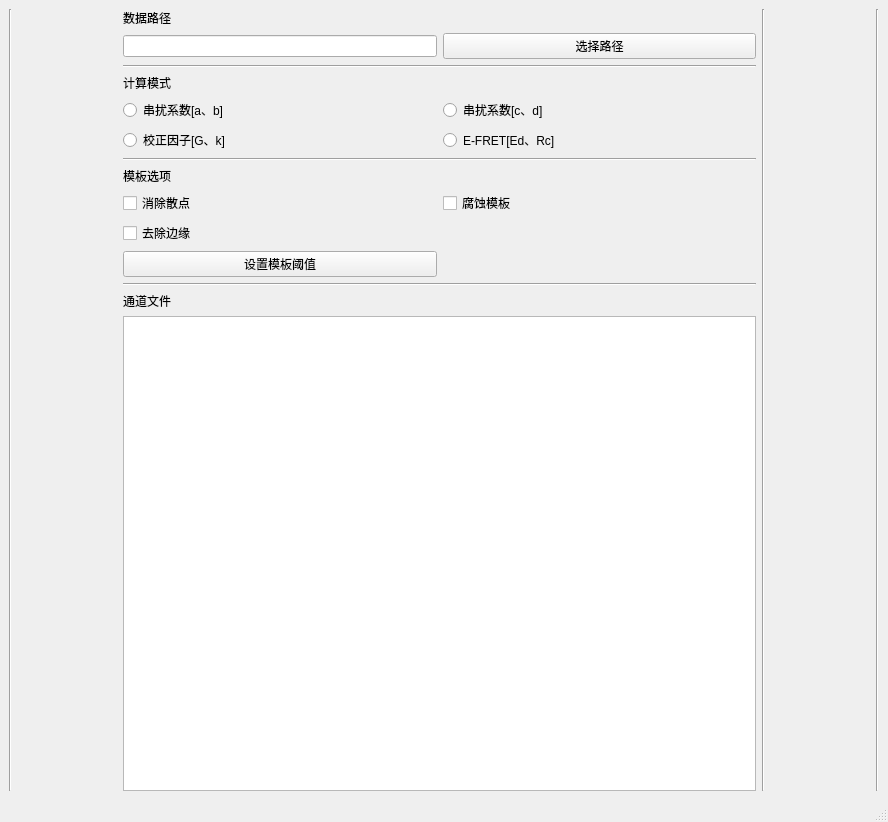
<?xml version="1.0" encoding="UTF-8"?>
<ui version="4.0">
 <class>MainWindow</class>
 <widget class="QMainWindow" name="MainWindow">
  <property name="geometry">
   <rect>
    <x>0</x>
    <y>0</y>
    <width>888</width>
    <height>822</height>
   </rect>
  </property>
  <property name="windowTitle">
   <string>MainWindow</string>
  </property>
  <property name="autoFillBackground">
   <bool>false</bool>
  </property>
  <widget class="QWidget" name="centralwidget">
   <layout class="QGridLayout" name="gridLayout">
    <item row="0" column="0">
     <layout class="QHBoxLayout" name="horizontalLayout" stretch="0,1,6,0,1,0">
      <item>
       <widget class="Line" name="line_6">
        <property name="orientation">
         <enum>Qt::Vertical</enum>
        </property>
       </widget>
      </item>
      <item>
       <spacer name="horizontalSpacer_2">
        <property name="orientation">
         <enum>Qt::Horizontal</enum>
        </property>
        <property name="sizeHint" stdset="0">
         <size>
          <width>40</width>
          <height>20</height>
         </size>
        </property>
       </spacer>
      </item>
      <item>
       <layout class="QGridLayout" name="gridLayout_3">
        <item row="4" column="1">
         <widget class="QRadioButton" name="radioButton_2">
          <property name="text">
           <string>串扰系数[c、d]</string>
          </property>
         </widget>
        </item>
        <item row="13" column="0" colspan="2">
         <widget class="QTableView" name="tableView"/>
        </item>
        <item row="2" column="0" colspan="2">
         <widget class="Line" name="line">
          <property name="orientation">
           <enum>Qt::Horizontal</enum>
          </property>
         </widget>
        </item>
        <item row="11" column="0" colspan="2">
         <widget class="Line" name="line_3">
          <property name="orientation">
           <enum>Qt::Horizontal</enum>
          </property>
         </widget>
        </item>
        <item row="8" column="1">
         <widget class="QCheckBox" name="checkBox">
          <property name="text">
           <string>腐蚀模板</string>
          </property>
         </widget>
        </item>
        <item row="6" column="0" colspan="2">
         <widget class="Line" name="line_2">
          <property name="orientation">
           <enum>Qt::Horizontal</enum>
          </property>
         </widget>
        </item>
        <item row="1" column="0">
         <widget class="QLineEdit" name="lineEdit">
          <property name="sizePolicy">
           <sizepolicy hsizetype="Expanding" vsizetype="Maximum">
            <horstretch>0</horstretch>
            <verstretch>0</verstretch>
           </sizepolicy>
          </property>
         </widget>
        </item>
        <item row="5" column="0">
         <widget class="QRadioButton" name="radioButton_3">
          <property name="text">
           <string>校正因子[G、k]</string>
          </property>
         </widget>
        </item>
        <item row="8" column="0">
         <widget class="QCheckBox" name="checkBox_2">
          <property name="text">
           <string>消除散点</string>
          </property>
         </widget>
        </item>
        <item row="1" column="1">
         <widget class="QPushButton" name="pushButton">
          <property name="sizePolicy">
           <sizepolicy hsizetype="Expanding" vsizetype="Maximum">
            <horstretch>0</horstretch>
            <verstretch>0</verstretch>
           </sizepolicy>
          </property>
          <property name="text">
           <string>选择路径</string>
          </property>
         </widget>
        </item>
        <item row="4" column="0">
         <widget class="QRadioButton" name="radioButton">
          <property name="text">
           <string>串扰系数[a、b]</string>
          </property>
         </widget>
        </item>
        <item row="7" column="0">
         <widget class="QLabel" name="label_2">
          <property name="text">
           <string>模板选项</string>
          </property>
         </widget>
        </item>
        <item row="12" column="0">
         <widget class="QLabel" name="label_4">
          <property name="text">
           <string>通道文件</string>
          </property>
         </widget>
        </item>
        <item row="9" column="0">
         <widget class="QCheckBox" name="checkBox_3">
          <property name="text">
           <string>去除边缘</string>
          </property>
         </widget>
        </item>
        <item row="3" column="0">
         <widget class="QLabel" name="label_3">
          <property name="text">
           <string>计算模式</string>
          </property>
         </widget>
        </item>
        <item row="0" column="0">
         <widget class="QLabel" name="label">
          <property name="sizePolicy">
           <sizepolicy hsizetype="Maximum" vsizetype="Maximum">
            <horstretch>0</horstretch>
            <verstretch>0</verstretch>
           </sizepolicy>
          </property>
          <property name="text">
           <string>数据路径</string>
          </property>
         </widget>
        </item>
        <item row="5" column="1">
         <widget class="QRadioButton" name="radioButton_4">
          <property name="text">
           <string>E-FRET[Ed、Rc]</string>
          </property>
         </widget>
        </item>
        <item row="10" column="0">
         <widget class="QPushButton" name="pushButton_2">
          <property name="text">
           <string>设置模板阈值</string>
          </property>
         </widget>
        </item>
       </layout>
      </item>
      <item>
       <widget class="Line" name="line_4">
        <property name="orientation">
         <enum>Qt::Vertical</enum>
        </property>
       </widget>
      </item>
      <item>
       <spacer name="horizontalSpacer">
        <property name="orientation">
         <enum>Qt::Horizontal</enum>
        </property>
        <property name="sizeHint" stdset="0">
         <size>
          <width>248</width>
          <height>20</height>
         </size>
        </property>
       </spacer>
      </item>
      <item>
       <widget class="Line" name="line_5">
        <property name="orientation">
         <enum>Qt::Vertical</enum>
        </property>
       </widget>
      </item>
     </layout>
    </item>
   </layout>
  </widget>
  <widget class="QMenuBar" name="menubar">
   <property name="geometry">
    <rect>
     <x>0</x>
     <y>0</y>
     <width>888</width>
     <height>25</height>
    </rect>
   </property>
  </widget>
  <widget class="QStatusBar" name="statusbar"/>
 </widget>
 <resources/>
 <connections/>
</ui>
